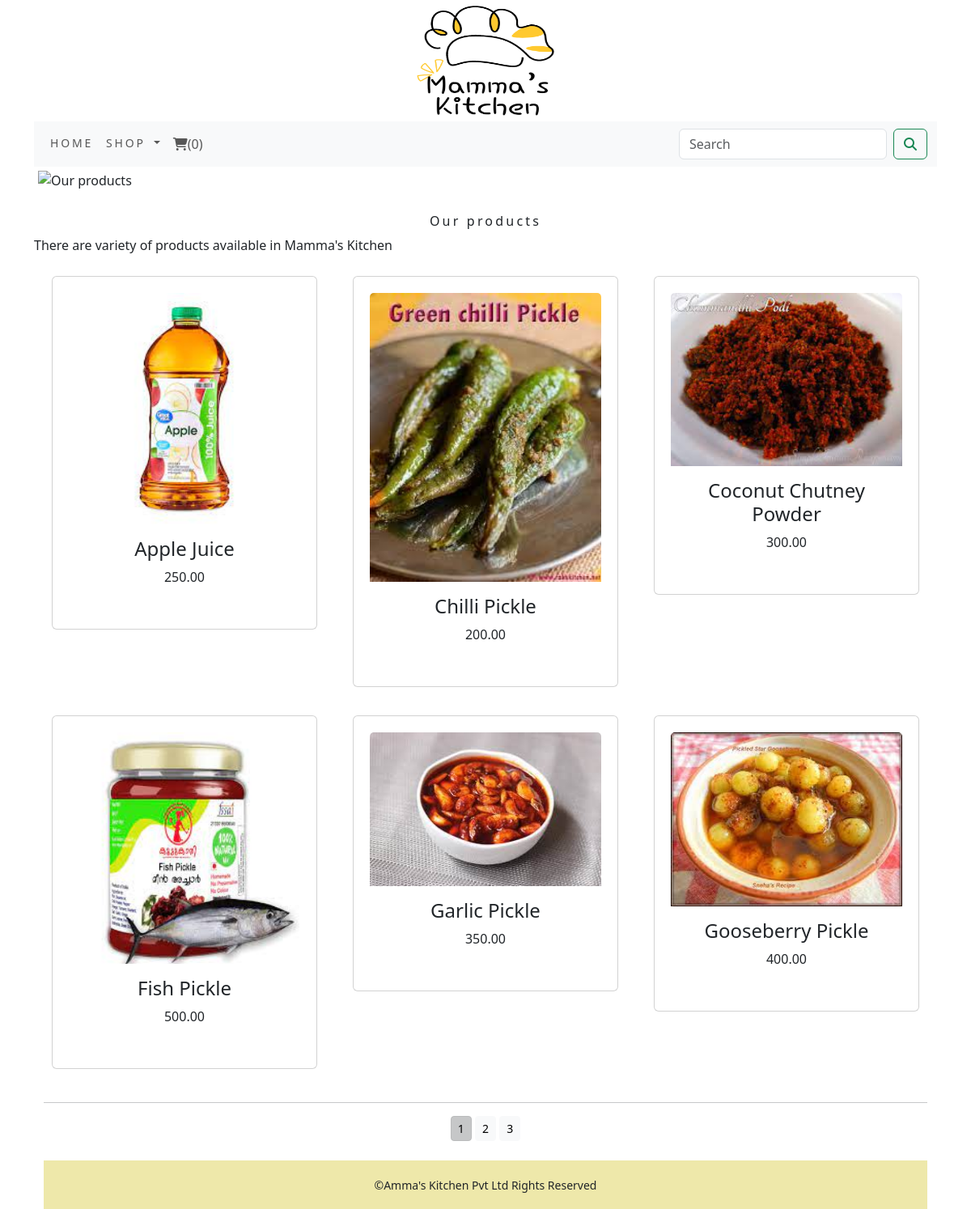
The app's page /shop/ with its own data.
### shop/models.py (models this page shows, shortened)
class Product(models.Model):
    objects = None
    name = models.CharField(max_length=250, unique=True)
    slug = models.SlugField(max_length=250, unique=True)
    description = models.TextField(blank=True)
    price = models.DecimalField(max_digits=10, decimal_places=2)
    category = models.ForeignKey(Category, on_delete=models.CASCADE)
    image = models.ImageField(upload_to='product', blank=True)
    stock = models.IntegerField()
    available = models.BooleanField(default=True)
    created = models.DateTimeField(auto_now_add=True)
    updated = models.DateTimeField(auto_now=True)
    def get_url(self):
        return reverse('shop:prodCatDetail', args=[self.category.slug , self.slug])
    class Meta:
        ordering = ('name',)
        verbose_name = 'product'
        verbose_name_plural = 'products'

### shop/views.py (the view)
# urls.py: path('',views.allProdCat,name='allProdCat'),
def allProdCat(request,c_slug=None):
    c_page=None
    products_list=None
    if c_slug != None:
        c_page=get_object_or_404(Category,slug=c_slug)
        products_list=Product.objects.all().filter(category=c_page,available=True)
    else:
        products_list=Product.objects.all().filter(available=True)
    paginator=Paginator(products_list,6)
    try:
        page=int(request.GET.get('page','1'))
    except:
        page=1
    try:
        products=paginator.page(page)
    except(EmptyPage,InvalidPage):
        products=paginator.page(paginator.num_pages)
    return render(request,'category.html',{'category':c_page,'products':products})

### cart/context_processors.py (called while the page is built)
def counter(request):
    item_count=0
    if 'admin' in request.path:
        return {}
    else:
        try:
            cart=Cart.objects.filter(cart_id=_cart_id(request))
            car_items=CartItem.objects.all().filter(cart=cart[:1])
            for cart_item in car_items:
                item_count += cart_item.quantity
        except Cart.DoesNotExist:
            item_count = 0
    return dict(item_count = item_count)

### cart/views.py (called while the page is built)
def _cart_id(request):
    cart = request.session.session_key
    if not cart:
        cart = request.session.create()
    return cart

### shop/context_processors.py (called while the page is built)
def menu_links(request):
    links=Category.objects.all()
    return dict(links=links)

### shop/models.py (called while the page is built)
    def get_url(self):
        return reverse('shop:products_by_category',args=[self.slug])

### templates/category.html (shortened to what this page needs)
{% extends 'base.html' %}
{% load static %}
{% block content %}
<div class="mx_auto">
    {% if category %}
    <img class="my_image" src="{{ category.image.url }}" alt="{{ category.name}}">
</div>
<br>
<div>
    <h1 class="text-center my_title">{{ category.name }}</h1>
    <p class=" text-justify">{{ category.description }}</p>
</div>
{% else %}
<div>
    <img class="my_image my_image_padding" src="{% static 'img/banner.png' %}" alt="Our products">
</div>
<br>
<div>
    <h1 class="text-center my_title">Our products</h1>
    <p class="text-justify">There are variety of products available in Mamma's Kitchen</p>
</div>
{% endif %}
<div class="container">
    <div class="row mx_auto">
        {% for product in products.object_list %}
            <div class="my_bottom_margin col-9 col-sm-12 col-md-4 xol-lg-4">
                 <div class="card text-center" style="min-width:18rem;">
                    <a href="{{ product.get_url }}">
                        <img class="card-img-top my_image" src="{{ product.image.url }}" alt="{{ product.name }}">
                    </a>
                    <div class="card-body">
                        <h4>{{ product.name }}</h4>
                        <p>{{ product.price }}</p>
                    </div>
                </div>
            </div>
        {% endfor %}
    </div>
<div class="mx_auto">
        {% if products.paginator.num_pages > 1 %}
        <hr>
        <div class="text-center">
            {% for pg in products.paginator.page_range %}
            <a href="?page={{pg}}" class="btn btn-light btn-sm {% if products.number == pg %} active {% endif %}">{{pg}}</a>
        {% endfor %}
        </div>
        {% endif %}
    </div>
    <br>
</div>
{% endblock %}

### templates/base.html (shortened to what this page needs)
{% load static %}
<!DOCTYPE html>
<html lang="en">
<head>
    <link rel="stylesheet" href="{% static 'css/custom.css' %}">
    <link href="{% static 'css/bootstrap.min.css' %}" rel="stylesheet">
</head>
<body class="d-flex flex-column min-vh-100">
<div class="container">
    {% include 'header.html' %}
    {% include 'nav.html' %}
    {% block content %}
    {% endblock %}
<div class="container">
{% include 'footer.html' %}
</body>
</html>

### templates/header.html
{% load static %}
<header>
    <center>
        <a href="{% url 'shop:allProdCat' %}">
        <img src="{% static 'img/logo.png' %}" alt="Logo Image" height="150" width="200">
        </a>
    </center>
</header>

### templates/nav.html (shortened to what this page needs)
<nav class="navbar navbar-expand-lg bg-body-tertiary">
  <div class="container-fluid">
    <div class="collapse navbar-collapse" id="navbarSupportedContent">
      <ul class="navbar-nav me-auto mb-2 mb-lg-0">
        <li class="nav-item">
          <a class="nav-link" href="#">Home</a>
        </li>
        <li class="nav-item dropdown{% if 'shop' in request.path %} active {% endif %}">
          <a class="nav-link dropdown-toggle" href="#" role="button" data-bs-toggle="dropdown" aria-expanded="false">
            Shop
          </a>
        </li>
        {% if item_count >= 0 %}
        <li class="na v-item">
          <a class="nav-link " href="{% url 'cart:cart_detail' %}"><i class="fa-solid fa-cart-shopping"></i>({{item_count}})</a>
        </li>
        {% endif %}
      </ul>
      <form class="d-flex" action="{% url 'search_app:SearchResult' %}" method="get">
        <input class="form-control me-2" type="search" placeholder="Search" aria-label="Search" name="q">
        <button class="btn btn-outline-success" type="submit"><i class="fa-solid fa-magnifying-glass"></i></button>
      </form>
    </div>
  </div>
</nav>

### templates/footer.html
<footer class="mt-auto">
    <div class="navbar-fixed-bottom my_footer p">
        <p class=" text-center"> &copy;Amma's Kitchen Pvt Ltd Rights Reserved</p>
    </div>
</footer>

### static/css/custom.css (style rules this page uses)
body { font-family:'Roboto',sans-serif; }
.nav-item { letter-spacing: .2em; font-size:14px; text-transform: uppercase; }
.my_footer { background-color:#EEE8AA; height:60px; }
.my_footer p { padding-top:20px; font-size:14px; }
.my_image { width:100%; height:auto; }
.my_title { font-size:16px; text_transform:uppercase; letter-spacing:.2em; }
.my_image_padding { padding:5px; }
.my_bottom_margin { margin-bottom:15px; }
.card { background-color: #ffffff; border: 1px solid #e0e0e0; border-radius: 8px; padding: 20px; margin: 10px; }

### records on screen
Product: image (picture), name "Apple Juice", price "250.00"
Product: image (picture), name "Chilli Pickle", price "200.00"
Product: image (picture), name "Coconut Chutney Powder", price "300.00"
Product: image (picture), name "Fish Pickle", price "500.00"
Product: image (picture), name "Garlic Pickle", price "350.00"
Product: image (picture), name "Gooseberry Pickle", price "400.00"

### other values on screen
{{ item_count }} "0"
{{ pg }} "1" "2" "3"
